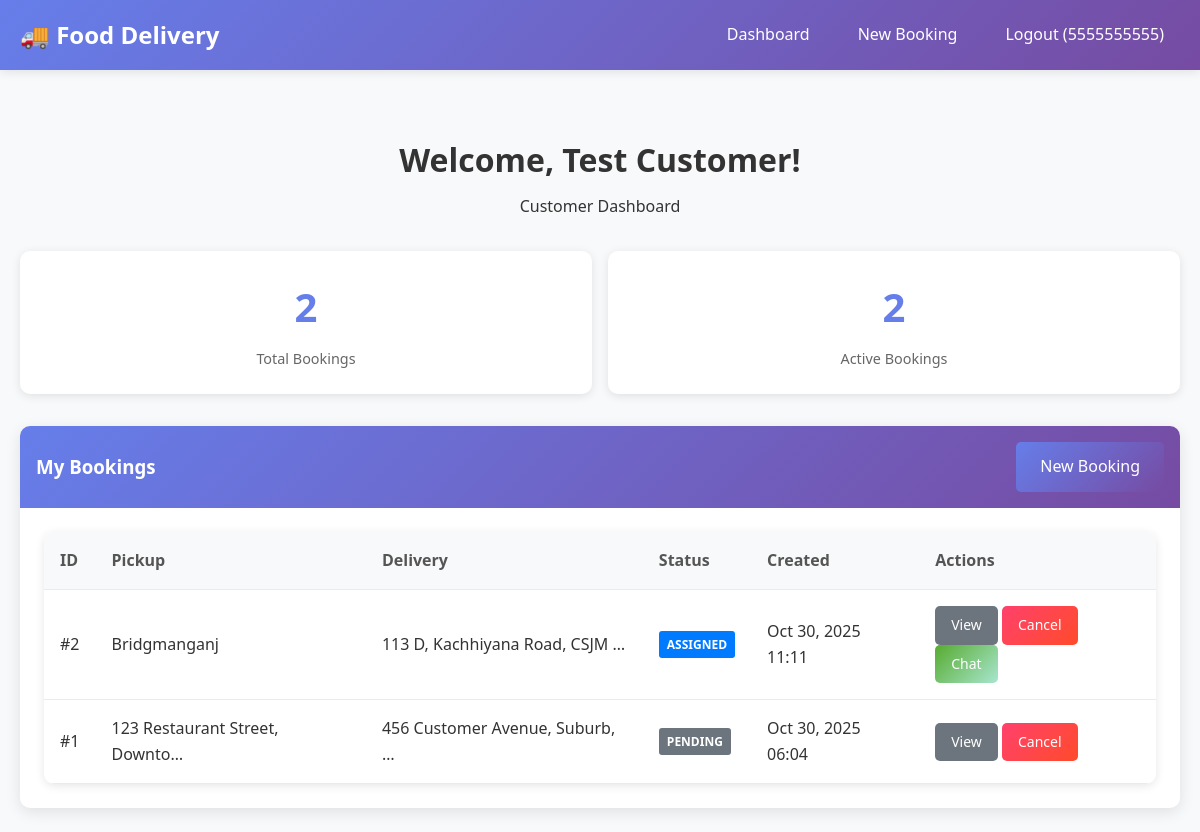
/ (signed in), run on the app's committed database.
### accounts/models.py (models this page shows, shortened)
class User(AbstractBaseUser, PermissionsMixin):
    USER_TYPE_CHOICES = [
        ('customer', 'Customer'),
        ('delivery_partner', 'Delivery Partner'),
        ('admin', 'Admin'),
    ]
    mobile_number = models.CharField(max_length=15, unique=True)
    first_name = models.CharField(max_length=30, blank=True)
    last_name = models.CharField(max_length=30, blank=True)
    user_type = models.CharField(max_length=20, choices=USER_TYPE_CHOICES, default='customer')
    is_active = models.BooleanField(default=True)
    is_staff = models.BooleanField(default=False)
    date_joined = models.DateTimeField(default=timezone.now)
    is_available = models.BooleanField(default=True)  # For delivery partners
    objects = UserManager()
    USERNAME_FIELD = 'mobile_number'
    REQUIRED_FIELDS = []
    def get_full_name(self):
        return f"{self.first_name} {self.last_name}".strip()

### bookings/models.py (models this page shows, shortened)
class Booking(models.Model):
    STATUS_CHOICES = [
        ('pending', 'Pending'),
        ('assigned', 'Assigned'),
        ('started', 'Started'),
        ('reached', 'Reached'),
        ('collected', 'Collected'),
        ('delivered', 'Delivered'),
        ('cancelled', 'Cancelled'),
    ]
    customer = models.ForeignKey(
        settings.AUTH_USER_MODEL,
        on_delete=models.CASCADE,
        related_name='customer_bookings'
    )
    delivery_partner = models.ForeignKey(
        settings.AUTH_USER_MODEL,
        on_delete=models.SET_NULL,
        null=True,
        blank=True,
        related_name='delivery_bookings'
    )
    pickup_address = models.TextField()
    pickup_contact_name = models.CharField(max_length=100)
    pickup_contact_phone = models.CharField(max_length=15)
    delivery_address = models.TextField()
    delivery_contact_name = models.CharField(max_length=100)
    delivery_contact_phone = models.CharField(max_length=15)
    item_description = models.TextField()
    special_instructions = models.TextField(blank=True)
    estimated_price = models.DecimalField(max_digits=10, decimal_places=2, default=0.00)
    status = models.CharField(max_length=20, choices=STATUS_CHOICES, default='pending')
    created_at = models.DateTimeField(auto_now_add=True)
    updated_at = models.DateTimeField(auto_now=True)
    assigned_at = models.DateTimeField(null=True, blank=True)
    started_at = models.DateTimeField(null=True, blank=True)
    reached_at = models.DateTimeField(null=True, blank=True)
    collected_at = models.DateTimeField(null=True, blank=True)
    delivered_at = models.DateTimeField(null=True, blank=True)
    cancelled_at = models.DateTimeField(null=True, blank=True)
    class Meta:
        ordering = ['-created_at']
    def can_be_cancelled(self):
        return self.status in ['pending', 'assigned']

### accounts/views.py (the view)
# urls.py: path('', dashboard_view, name='dashboard'),
def dashboard_view(request):
    if not request.user.is_authenticated:
        return redirect('login')
    context = {
        'user': request.user,
    }
    if request.user.user_type == 'customer':
        from bookings.models import Booking
        context['bookings'] = Booking.objects.filter(customer=request.user)
        return render(request, 'accounts/customer_dashboard.html', context)
    elif request.user.user_type == 'delivery_partner':
        from bookings.models import Booking
        context['bookings'] = Booking.objects.filter(delivery_partner=request.user)
        return render(request, 'accounts/delivery_dashboard.html', context)
    elif request.user.user_type == 'admin':
        from bookings.models import Booking
        context['all_bookings'] = Booking.objects.all()
        context['delivery_partners'] = User.objects.filter(user_type='delivery_partner')
        return render(request, 'accounts/admin_dashboard.html', context)
    return render(request, 'accounts/dashboard.html', context)

### templates/accounts/customer_dashboard.html (shortened to what this page needs)
{% extends 'base.html' %}
{% block content %}
<div class="dashboard-header">
    <h1>Welcome, {{ user.get_full_name|default:user.mobile_number }}!</h1>
    <p>Customer Dashboard</p>
</div>
<div class="dashboard-stats">
    <div class="stat-card">
        <div class="stat-number">{{ bookings.count }}</div>
        <div class="stat-label">Total Bookings</div>
    </div>
    <div class="stat-card">
        <div class="stat-number">{{ bookings|length }}</div>
        <div class="stat-label">Active Bookings</div>
    </div>
</div>
<div class="card">
    <div class="card-header d-flex justify-content-between align-items-center">
        <h3>My Bookings</h3>
        <a href="{% url 'create_booking' %}" class="btn btn-primary">New Booking</a>
    </div>
    <div class="card-body">
        {% if bookings %}
            <div class="table-responsive">
                <table class="table">
                    <thead>
                        <tr>
                            <th>ID</th>
                            <th>Pickup</th>
                            <th>Delivery</th>
                            <th>Status</th>
                            <th>Created</th>
                            <th>Actions</th>
                        </tr>
                    </thead>
                    <tbody>
                        {% for booking in bookings %}
                        <tr>
                            <td>#{{ booking.id }}</td>
                            <td>{{ booking.pickup_address|truncatechars:30 }}</td>
                            <td>{{ booking.delivery_address|truncatechars:30 }}</td>
                            <td>
                                <span class="badge badge-{{ booking.status }}">
                                    {{ booking.get_status_display }}
                                </span>
                            </td>
                            <td>{{ booking.created_at|date:"M d, Y H:i" }}</td>
                            <td>
                                <a href="{% url 'view_booking' booking.id %}" class="btn btn-sm btn-secondary">View</a>
                                {% if booking.can_be_cancelled %}
                                    <a href="{% url 'cancel_booking' booking.id %}" class="btn btn-sm btn-danger">Cancel</a>
                                {% endif %}
                                {% if booking.status == 'assigned' or booking.status == 'started' or booking.status == 'reached' or booking.status == 'collected' %}
                                    <a href="{% url 'chat_room' booking.id %}" class="btn btn-sm btn-success">Chat</a>
                                {% endif %}
                            </td>
                        </tr>
                        {% endfor %}
                    </tbody>
                </table>
            </div>
        {% else %}
            <div class="text-center py-4">
                <p>No bookings yet.</p>
                <a href="{% url 'create_booking' %}" class="btn btn-primary">Create Your First Booking</a>
            </div>
        {% endif %}
    </div>
</div>
{% endblock %}

### templates/base.html (shortened to what this page needs)
<!DOCTYPE html>
<html lang="en">
<head>
    {% load static %}
    <link rel="stylesheet" href="{% static 'css/style.css' %}">
</head>
<body>
    <nav class="navbar">
        <div class="container">
            <a href="{% url 'dashboard' %}" class="navbar-brand">🚚 Food Delivery</a>
            <ul class="navbar-nav">
                {% if user.is_authenticated %}
                    <li><a href="{% url 'dashboard' %}">Dashboard</a></li>
                    {% if user.user_type == 'customer' %}
                        <li><a href="{% url 'create_booking' %}">New Booking</a></li>
                    {% endif %}
                    <li><a href="{% url 'logout' %}">Logout ({{ user.mobile_number }})</a></li>
                {% else %}
                    <li><a href="{% url 'login' %}">Login</a></li>
                {% endif %}
            </ul>
        </div>
    </nav>
    <main class="container" style="margin-top: 2rem;">
        {% block content %}
        {% endblock %}
    </main>
</body>
</html>

### static/css/style.css (style rules this page uses)
* { margin: 0; padding: 0; box-sizing: border-box; }
body { font-family: 'Segoe UI', Tahoma, Geneva, Verdana, sans-serif; background-color: #f8f9fa; line-height: 1.6; color: #333; }
.container { max-width: 1200px; margin: 0 auto; padding: 0 20px; }
.navbar { background: linear-gradient(135deg, #667eea 0%, #764ba2 100%); padding: 1rem 0; box-shadow: 0 2px 10px rgba(0,0,0,0.1); }
.navbar .container { display: flex; justify-content: space-between; align-items: center; }
.navbar-brand { color: white; font-size: 1.5rem; font-weight: bold; text-decoration: none; }
.navbar-nav { display: flex; list-style: none; gap: 1rem; }
.navbar-nav a { color: white; text-decoration: none; padding: 0.5rem 1rem; border-radius: 5px; transition: background-color 0.3s; }
.card { background: white; border-radius: 10px; box-shadow: 0 4px 15px rgba(0,0,0,0.1); margin-bottom: 1.5rem; overflow: hidden; transition: transform 0.3s, box-shadow 0.3s; }
.card-header { background: linear-gradient(135deg, #667eea 0%, #764ba2 100%); color: white; padding: 1rem; font-weight: bold; }
.card-body { padding: 1.5rem; }
.btn { display: inline-block; padding: 0.75rem 1.5rem; border: none; border-radius: 5px; font-size: 1rem; font-weight: 500; text-decoration: none; text-align: center; cursor: pointer; transition: all 0.3s; }
.btn-primary { background: linear-gradient(135deg, #667eea 0%, #764ba2 100%); color: white; }
.btn-success { background: linear-gradient(135deg, #56ab2f 0%, #a8e6cf 100%); color: white; }
.btn-danger { background: linear-gradient(135deg, #ff416c 0%, #ff4b2b 100%); color: white; }
.btn-secondary { background: #6c757d; color: white; }
.btn-sm { padding: 0.5rem 1rem; font-size: 0.875rem; }
.badge { display: inline-block; padding: 0.25rem 0.5rem; font-size: 0.75rem; font-weight: bold; border-radius: 3px; text-transform: uppercase; }
.badge-pending { background: #6c757d; color: white; }
.badge-assigned { background: #007bff; color: white; }
.dashboard-header { text-align: center; padding: 2rem 0; }
.dashboard-header h1 { color: #333; margin-bottom: 0.5rem; }
.dashboard-stats { display: grid; grid-template-columns: repeat(auto-fit, minmax(250px, 1fr)); gap: 1rem; margin-bottom: 2rem; }
.stat-card { background: white; padding: 1.5rem; border-radius: 10px; text-align: center; box-shadow: 0 2px 10px rgba(0,0,0,0.1); }
.stat-number { font-size: 2.5rem; font-weight: bold; color: #667eea; margin-bottom: 0.5rem; }
.stat-label { color: #666; font-size: 0.9rem; }
.table { width: 100%; border-collapse: collapse; background: white; border-radius: 10px; overflow: hidden; box-shadow: 0 2px 10px rgba(0,0,0,0.1); }
.table th, .table td { padding: 1rem; text-align: left; border-bottom: 1px solid #e9ecef; }
.table th { background: #f8f9fa; font-weight: 600; color: #555; }
.d-flex { display: flex; }
.justify-content-between { justify-content: space-between; }
.align-items-center { align-items: center; }

### data on the page
User: mobile_number "5555555555", get_full_name "Test Customer"
Booking: id "2", pickup_address "Bridgmanganj", delivery_address "113 D, Kachhiyana Road, CSJM …", status "ASSIGNED", created_at "Oct 30, 2025 11:11", shows "Cancel", shows "Chat"
Booking: id "1", pickup_address "123 Restaurant Street, Downto…", delivery_address "456 Customer Avenue, Suburb, …", status "PENDING", created_at "Oct 30, 2025 06:04", shows "Cancel"

### other printed values
{{ bookings.count }} "2"
{{ bookings|length }} "2"
